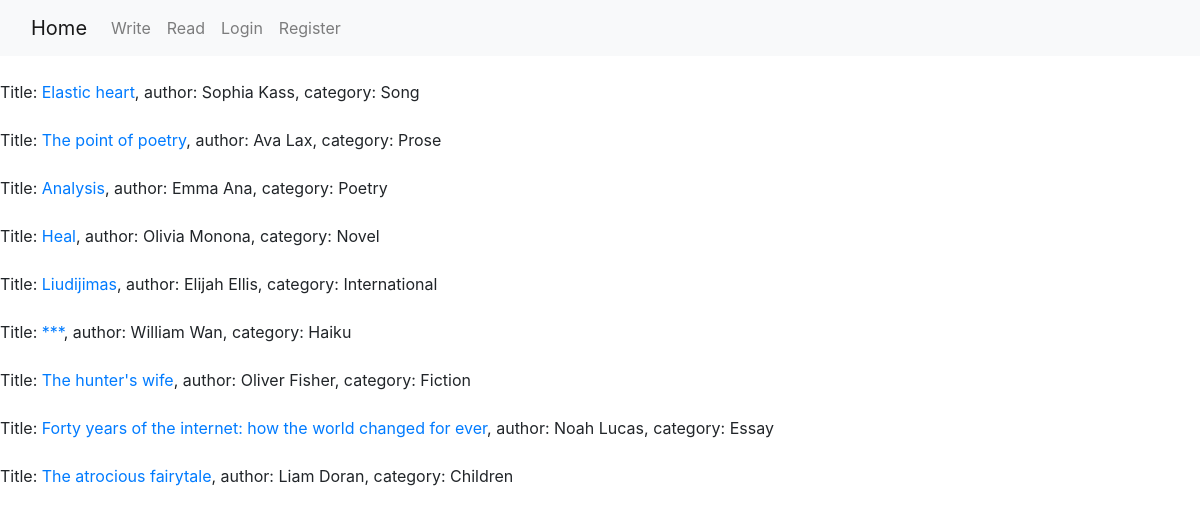
The app's page /read.php with its own data.
### tables this page shows
CREATE TABLE `kuriniai` (
  `id` int(10) UNSIGNED NOT NULL,
  `Pavadinimas` varchar(100) DEFAULT NULL,
  `Tekstas` text DEFAULT NULL,
  `Vartotojo_id` int(10) UNSIGNED NOT NULL,
  `Kategorijos_id` tinyint(3) UNSIGNED NOT NULL
);

CREATE TABLE `vartotojai` (
  `id` int(10) UNSIGNED NOT NULL,
  `Vardas` varchar(45) NOT NULL,
  `Pavarde` varchar(45) NOT NULL,
  `Slaptazodis` varchar(128) NOT NULL,
  `El_pastas` varchar(45) NOT NULL,
  `Busena` tinyint(3) UNSIGNED NOT NULL DEFAULT 1,
  `Vartotoju_tipai_id` tinyint(3) UNSIGNED NOT NULL
);

CREATE TABLE `kategorijos` (
  `id` tinyint(3) UNSIGNED NOT NULL,
  `Kategorija` varchar(45) DEFAULT NULL
);

### read.php (the view, shortened to what this page needs)
<?php
require_once("db.php");
$kurinys = null;
?>
<!DOCTYPE html>
<html lang="en" dir="ltr">
  <head>
    <link rel="stylesheet" href="https://stackpath.bootstrapcdn.com/bootstrap/4.4.1/css/bootstrap.min.css">
    <link rel="stylesheet" type="text/css" href="read.css">
  </head>
  <body>
    <nav class="navbar navbar-expand-lg navbar-light bg-light">
      <div class="container-fluid">
        <a class="navbar-brand" href="index.php">Home</a>
        <div class="collapse navbar-collapse" id="navbarNavAltMarkup">
          <div class="navbar-nav">
            <a class="nav-link" href="write.php">Write</a>
            <a class="nav-link" href="read.php">Read</a>
            <a class="nav-link" href="login.php">Login</a>
            <a class="nav-link" href="register.php">Register</a>
          </div>
        </div>
      </div>
    </nav>
<?php
if ($kurinys == null){
  echo "<br>";
  $sth = $dbh->prepare('SELECT kuriniai.id, kuriniai.Pavadinimas, vartotojai.Vardas, vartotojai.Pavarde, kategorijos.Kategorija FROM kuriniai INNER JOIN vartotojai ON kuriniai.Vartotojo_id = vartotojai.id INNER JOIN kategorijos ON kuriniai.Kategorijos_id = kategorijos.id ORDER BY kuriniai.id DESC;');
  $sth->execute();
  $rez = $sth->fetchAll();
  foreach ($rez AS $val){
    echo "Title: "."<a href=\"read.php?kurinys=".$val['id']."\">".$val['Pavadinimas']."</a>".", author: ".$val['Vardas']." ".$val['Pavarde'].", category: ".$val['Kategorija']."<br><br>";
  }
}
?>
  </body>
</html>

### records on screen
kuriniai: Pavadinimas "Elastic heart", Vartotojo.Vardas "Sophia", Vartotojo.Pavarde "Kass", Kategorijos.Kategorija "Song"
kuriniai: Pavadinimas "The point of poetry", Vartotojo.Vardas "Ava", Vartotojo.Pavarde "Lax", Kategorijos.Kategorija "Prose"
kuriniai: Pavadinimas "Analysis", Vartotojo.Vardas "Emma", Vartotojo.Pavarde "Ana", Kategorijos.Kategorija "Poetry"
kuriniai: Pavadinimas "Heal", Vartotojo.Vardas "Olivia", Vartotojo.Pavarde "Monona", Kategorijos.Kategorija "Novel"
kuriniai: Pavadinimas "Liudijimas", Vartotojo.Vardas "Elijah", Vartotojo.Pavarde "Ellis", Kategorijos.Kategorija "International"
kuriniai: Pavadinimas "***", Vartotojo.Vardas "William", Vartotojo.Pavarde "Wan", Kategorijos.Kategorija "Haiku"
kuriniai: Pavadinimas "The hunter's wife", Vartotojo.Vardas "Oliver", Vartotojo.Pavarde "Fisher", Kategorijos.Kategorija "Fiction"
kuriniai: Pavadinimas "Forty years of the internet: how the world changed for ever", Vartotojo.Vardas "Noah", Vartotojo.Pavarde "Lucas", Kategorijos.Kategorija "Essay"
kuriniai: Pavadinimas "The atrocious fairytale", Vartotojo.Vardas "Liam", Vartotojo.Pavarde "Doran", Kategorijos.Kategorija "Children"
